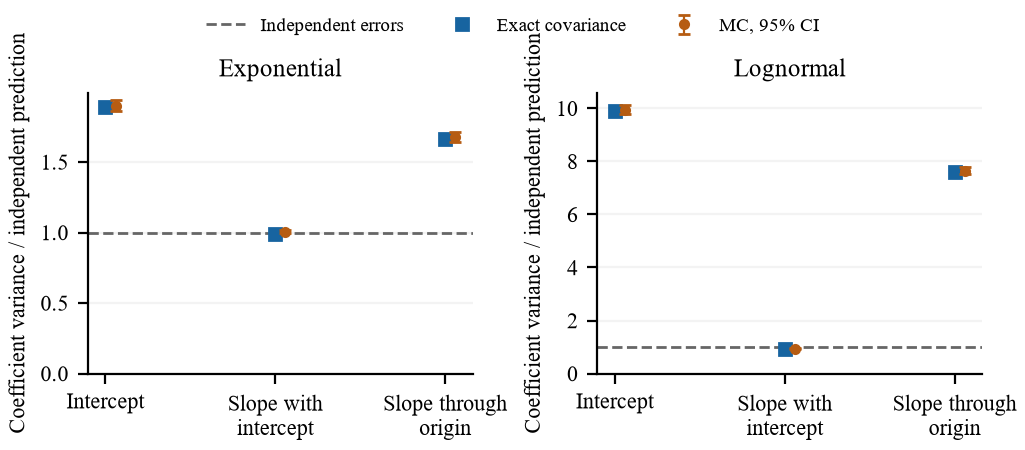

Python code for this plot:
"""Fixed-design least-squares RHS compression: exact BFP error propagation.

Only iid entries of b are quantized.  A is deterministic and unquantized;
coefficient errors are evaluated as A^dagger (Q(b)-b) in binary64.  This is
not a simulation of solver arithmetic, non-iid regression residuals, or MXFP4.
Run: python least_squares_application.py
All configurations and all sampled coefficients are retained.
"""
from pathlib import Path
import argparse, csv, hashlib, json, platform, sys, time
import numpy as np
import scipy
import matplotlib
matplotlib.use("Agg")
import matplotlib.pyplot as plt
import run_revision as core

OUT = Path(__file__).resolve().parent
N = 128
LM = 2
LAWS = ("exponential", "lognormal")
COORDINATES = ("intercept", "centered_slope", "through_origin_slope")
LABELS = ("Intercept", "Slope with intercept", "Slope through origin")
PRECISIONS = (2, 3, 4, 5)
RMS_TOLERANCE = .10


def sha(path):
    return hashlib.sha256(path.read_bytes()).hexdigest()


def write_csv(path, rows):
    with path.open("w", newline="", encoding="utf-8") as f:
        writer = csv.DictWriter(f, fieldnames=list(rows[0]))
        writer.writeheader()
        writer.writerows(rows)


def read_saved_csv(name):
    with (OUT/name).open(newline="", encoding="utf-8") as f:
        rows = list(csv.DictReader(f))
    for row in rows:
        for key, value in row.items():
            if value in ("True", "False"):
                row[key] = value == "True"
            elif value == "":
                row[key] = None
            elif key in ("n", "L", "blocks", "selected_L"):
                row[key] = int(value)
            else:
                try:
                    row[key] = float(value)
                except ValueError:
                    pass
    return rows


def designs():
    t = np.linspace(0., 1., N)
    z = t - .5
    a = np.column_stack((np.ones(N), z))
    q, r = np.linalg.qr(a, mode="reduced")
    inverse = np.linalg.solve(r, q.T)
    ao = t[:, None]
    qo, ro = np.linalg.qr(ao, mode="reduced")
    origin = np.linalg.solve(ro, qo.T)
    weights = np.vstack((inverse, origin))
    # Independent identities verify the fixed QR operator.
    analytic = np.vstack((np.ones(N)/N, z/(z@z), t/(t@t)))
    if not np.allclose(weights, analytic, atol=2e-16, rtol=3e-14):
        raise RuntimeError("QR operator differs from analytic design")
    g = weights @ np.ones(N)
    if not np.allclose(g[:2], [1., 0.], atol=2e-15):
        raise RuntimeError("constant-direction geometry check failed")
    return t, weights, g


def statistics(samples):
    return {"mean": samples.mean(0), "variance": samples.var(0, ddof=1),
            "mse": np.mean(samples*samples, axis=0),
            "covariance": np.cov(samples, rowvar=False, ddof=1)}


def bootstrap(samples, law, replicates):
    generator = core.rng_for("least_squares", "bootstrap", law)
    values = {k: [] for k in statistics(samples)}
    for _ in range(replicates):
        x = samples[generator.integers(len(samples), size=len(samples))]
        for key, value in statistics(x).items():
            values[key].append(value)
    return {k: np.percentile(v, [2.5, 97.5], axis=0) for k, v in values.items()}


def figure(rows):
    plt.rcParams.update({"font.family": "serif", "font.serif": ["Times New Roman"],
                         "mathtext.fontset": "stix", "font.size": 8,
                         "axes.labelsize": 8, "axes.titlesize": 9,
                         "legend.fontsize": 7, "pdf.fonttype": 42,
                         "ps.fonttype": 42, "axes.spines.top": False,
                         "axes.spines.right": False})
    fig, axes = plt.subplots(1, 2, figsize=(5.125, 2.25), constrained_layout=True)
    for ax, law in zip(axes, LAWS):
        rr = [r for r in rows if r["distribution"] == law]
        x = np.arange(len(rr))
        pred = np.array([r["exact_variance_ratio"] for r in rr])
        obs = np.array([r["mc_variance_ratio"] for r in rr])
        lo = np.array([r["mc_variance_ratio_low"] for r in rr])
        hi = np.array([r["mc_variance_ratio_high"] for r in rr])
        ax.axhline(1., color="#666666", ls="--", lw=1., label="Independent errors")
        ax.plot(x, pred, "s", ms=4, color="#1764a0", label="Exact covariance")
        ax.errorbar(x+.06, obs, yerr=[obs-lo, hi-obs], fmt="o", ms=3,
                    lw=.8, capsize=2, color="#b65c12", label="MC, 95% CI")
        ax.set_xticks(x, ["Intercept", "Slope with\nintercept", "Slope through\norigin"])
        ax.set_title(core.NAMES[law])
        ax.set_ylabel("Coefficient variance / independent prediction")
        ax.grid(axis="y", alpha=.15)
        ax.set_ylim(bottom=0)
    handles, labels = axes[0].get_legend_handles_labels()
    fig.legend(handles, labels, loc="outside upper center", ncol=3, frameon=False)
    fig.savefig(OUT/"least_squares_application.pdf")
    fig.savefig(OUT/"least_squares_application.png", dpi=200)
    plt.close(fig)


def precision_figure(rows):
    fig, axes = plt.subplots(1, 2, figsize=(5.125, 2.35), constrained_layout=True)
    for ax, law in zip(axes, LAWS):
        rr = [r for r in rows if r["distribution"] == law]
        precisions = np.array([r["L"] for r in rr])
        for method, color, linestyle, label in (
            ("exact", "#1764a0", "-", "Exact covariance and bias"),
            ("independent", "#b65c12", "--", "Independent, exact bias"),
            ("uniform", "#28824d", ":", "Independent uniform cell")):
            ax.plot(precisions, [r[method+"_rms"] for r in rr], color=color,
                    ls=linestyle, lw=1.1, label=label)
        observed = np.array([r["mc_rms"] for r in rr])
        low = np.array([r["mc_rms_low"] for r in rr])
        high = np.array([r["mc_rms_high"] for r in rr])
        ax.errorbar(precisions, observed, yerr=[observed-low, high-observed],
                    fmt="o", ms=3, color="#333333", lw=.7, capsize=2,
                    label="MC, 95% CI")
        ax.axhline(RMS_TOLERANCE, color="#777777", ls="-.", lw=.9,
                   label="Illustrative tolerance")
        ax.set_yscale("log")
        ax.set_xticks(PRECISIONS)
        ax.set_xlabel("Grid precision $L$")
        ax.set_ylabel("Intercept compression RMS")
        ax.set_title(core.NAMES[law])
        ax.grid(alpha=.12)
    handles, labels = axes[0].get_legend_handles_labels()
    fig.legend(handles, labels, loc="outside upper center", ncol=2,
               frameon=False, fontsize=7)
    fig.savefig(OUT/"least_squares_precision.pdf")
    fig.savefig(OUT/"least_squares_precision.png", dpi=200)
    plt.close(fig)


def write_section(rows, precision_rows, decisions, replicates):
    table = []
    for law in LAWS:
        for row in (r for r in precision_rows if r["distribution"] == law):
            table.append("{} & {} & {:.4f} & {:.4f} & {:.4f} & [{:.4f}, {:.4f}] \\\\".format(
                "Exp(1)" if law == "exponential" else "Lognormal", row["L"],
                row["exact_rms"], row["independent_rms"], row["uniform_rms"],
                row["mc_rms_low"], row["mc_rms_high"]))
    section = r"""\subsection{Fixed-design least squares with a quantized right-hand side}
\label{sec:revision-ls}
The covariance formula also predicts errors in coefficients of a prescribed
linear approximation. Let $A\in\mathbb R^{n\times p}$ be deterministic and
have full column rank, and let $b_i$ be i.i.d. observations. Define
$\theta=A^\dagger b$ and $\widetilde\theta=A^\dagger Q(b)$, where the
right-hand side is quantized as one block and
$A^\dagger=(A^TA)^{-1}A^T$. These are projections of the same observations;
we measure the additional coefficient error due to data compression.

\begin{corollary}[Coefficient error and the constant direction]
\label{cor:revision-ls}
Put $g=A^\dagger\mathbf1$ and $\delta\theta=\widetilde\theta-\theta$. Then
\begin{align}
 \mathbb E[\delta\theta]&=\mu g,\qquad
 \operatorname{Cov}(\delta\theta)
 =(v-\kappa)(A^TA)^{-1}+\kappa gg^T,\label{eq:revision-ls-cov}\\
 \mathbb E[\|\delta\theta\|_2^2]
 &=(v-\kappa)\operatorname{tr}((A^TA)^{-1})
       +(\kappa+\mu^2)\|g\|_2^2.\label{eq:revision-ls-mse}
\end{align}
If $A=[\mathbf1,Z]$ has full column rank, then $g=(1,0,\ldots,0)^T$.
If instead $A^T\mathbf1=0$, then $g=0$.
\end{corollary}
\begin{proof}
Since $\delta\theta=A^\dagger e$, multiply
\eqref{eq:revision-spectrum} on both sides by $A^\dagger$ and its transpose,
and use $A^\dagger(A^\dagger)^T=(A^TA)^{-1}$. The second identity is the
trace of the covariance plus the squared mean. For the stated designs,
$A(1,0,\ldots,0)^T=\mathbf1$ or $A^T\mathbf1=0$, respectively.
\end{proof}

Thus the inverse Gram matrix controls ordinary geometric amplification,
while $g$ determines how the shared component and bias enter the fitted
coefficients. An intercept confines this component to the intercept
coefficient; omitting the intercept can transmit it to a slope. The centered
slope still has variance proportional to $v-\kappa$, rather than $v$.

We use $n=128$ and $t_i=(i-1)/(n-1)$. The first design fits
$\alpha+\beta(t_i-1/2)$, and the second fits $\gamma t_i$ through the
origin. Inputs are either $\operatorname{Exp}(1)$ or
$\exp(N(0,1))$; there is no deterministic trend added to these i.i.d.
right-hand sides. Each law uses $__BLOCKS__$ independent blocks and $__BOOT__$
block bootstrap replicates. At $L=__L__$, the intercept biases are $__EXPBIAS__$
and $__LNBIAS__$, respectively. For lognormal inputs, retaining the exact
marginal $\mu,v$ but setting $\kappa=0$ underpredicts the intercept and
through-origin slope variances by factors $__LNINTERCEPT__$ and $__LNORIGIN__$,
while overpredicting the centered slope variance by $__LNSLOPEPERCENT__\%$.
The mean, variance, and mean-square-error intervals cover $__MEANCOV__$,
$__VARCOV__$, and $__MSECOV__$ of $__COUNT__$ predictions, respectively.
__MISSES__ Full coefficient results are in the package.

For an accuracy decision, $\alpha=\overline b$ has predicted mean-square
compression error
$[v+(n-1)\kappa]/n+\mu^2$. Table~\ref{tab:revision-ls} uses the same
input blocks at $L=__PRECISIONS__$. Besides the bias-aware independent baseline
$v/n+\mu^2$, it reports the classical independent, zero-mean uniform-cell
prediction $\mathbb E[s^2]/(12n)$. We choose an illustrative RMS tolerance
$__TOLERANCE__$ after inspecting the initial experiment; this is a transparent
design example, not a preregistered threshold or a precision optimizer.

\begin{table}[tb]
\centering
\caption{RMS compression error in the fitted intercept $\alpha$.
``Ind.'' retains the exact bias and marginal variance but drops pair
covariance; ``Unif.'' assumes independent, zero-mean uniform-cell errors.
The last column gives $95\%$ block bootstrap intervals for the measured
RMS. All tested precisions are retained.}
\label{tab:revision-ls}
\begingroup\footnotesize\setlength{\tabcolsep}{3pt}
\begin{tabular}{llrrrr}
\toprule
Law & $L$ & Exact & Ind. & Unif. & MC RMS interval\\
\midrule
__TABLE__
\bottomrule
\end{tabular}\endgroup
\end{table}

For lognormal inputs, among the tested precisions, the exact prediction
selects $L=__LNEXACTL__$, whereas the bias-aware independent model selects
$L=__LNINDL__$ and the uniform-cell model selects $L=__LNUNIFL__$.
__DECISION_VALIDATION__ For exponential inputs all three models select
$L=__EXPL__$; the measured RMS at this precision is $__EXPMC__$.
At fixed block length, increasing
$L$ by one increases a sufficient signed integer coefficient width by
one bit while preserving one shared exponent; this is a model-level
storage tradeoff, not a hardware format comparison. Only the right-hand
side is quantized. The designs are fixed and their QR pseudoinverses are
applied to the residual in binary64, isolating input compression from
subsequent solver arithmetic and from non-i.i.d. regression models.
"""
    section = section.replace("__TABLE__", "\n".join(table))
    def coordinate(law, name):
        return next(r for r in rows if r["distribution"] == law and r["coordinate"] == name)
    def decision(law, method):
        return next(d for d in decisions if d["distribution"] == law and d["method"] == method)
    missed = [r for r in rows if not r["exact_variance_in_ci"]]
    coef_labels = {"intercept": "intercept", "centered_slope": "centered slope",
                   "through_origin_slope": "through-origin slope"}
    if missed:
        miss_details = []
        for r in missed:
            miss_details.append("{} {} (exact ratio ${:.6f}$, interval $[{:.6f},{:.6f}]$)".format(
                core.NAMES[r["distribution"]], coef_labels[r["coordinate"]],
                r["exact_variance_ratio"], r["mc_variance_ratio_low"], r["mc_variance_ratio_high"]))
        miss_text = "The retained variance-interval misses are: "+"; ".join(miss_details)+"."
    else:
        miss_text = "Every coefficient variance interval covers its population prediction."
    ld = [decision("lognormal", method) for method in ("exact", "independent", "uniform")]
    validation = []
    for d, label in zip(ld, ("exact", "bias-aware independent", "uniform-cell")):
        outcome = "meets" if d["mc_meets_tolerance_at_selected"] else "fails"
        validation.append("the {} selection {} the tolerance (measured RMS ${:.5f}$)".format(
            label, outcome, d["mc_rms_at_selected"]))
    replacements = {
        "__N__": str(N), "__L__": str(LM),
        "__BLOCKS__": f"{rows[0]['blocks']:,}".replace(",", r"\,"), "__BOOT__": str(replicates),
        "__EXPBIAS__": f"{coordinate('exponential','intercept')['exact_mean']:.5f}",
        "__LNBIAS__": f"{coordinate('lognormal','intercept')['exact_mean']:.5f}",
        "__LNINTERCEPT__": f"{coordinate('lognormal','intercept')['exact_variance_ratio']:.2f}",
        "__LNORIGIN__": f"{coordinate('lognormal','through_origin_slope')['exact_variance_ratio']:.2f}",
        "__LNSLOPEPERCENT__": f"{100*(1/coordinate('lognormal','centered_slope')['exact_variance_ratio']-1):.1f}",
        "__MEANCOV__": str(sum(r["exact_mean_in_ci"] for r in rows)),
        "__VARCOV__": str(sum(r["exact_variance_in_ci"] for r in rows)),
        "__MSECOV__": str(sum(r["exact_mse_in_ci"] for r in rows)), "__COUNT__": str(len(rows)),
        "__MISSES__": miss_text, "__PRECISIONS__": ",".join(map(str, PRECISIONS)),
        "__TOLERANCE__": f"{RMS_TOLERANCE:.2f}",
        "__LNEXACTL__": str(ld[0]["selected_L"]), "__LNINDL__": str(ld[1]["selected_L"]),
        "__LNUNIFL__": str(ld[2]["selected_L"]),
        "__DECISION_VALIDATION__": "Monte Carlo shows that "+"; ".join(validation)+".",
        "__EXPL__": str(decision("exponential", "exact")["selected_L"]),
        "__EXPMC__": f"{decision('exponential', 'exact')['mc_rms_at_selected']:.5f}"}
    section = section.replace("$n=128$", "$n=__N__$")
    for key, value in replacements.items():
        section = section.replace(key, value)
    (OUT.parent/"application.tex").write_text(section, encoding="utf-8")


def update_artifacts_from_saved():
    """Rebuild figures/text/hashes from saved result CSVs; never resample."""
    rows = read_saved_csv("least_squares_results.csv")
    precision_rows = read_saved_csv("least_squares_precision.csv")
    decisions = read_saved_csv("least_squares_precision_decisions.csv")
    manifest = json.loads((OUT/"least_squares_manifest.json").read_text(encoding="utf-8"))
    figure(rows)
    precision_figure(precision_rows)
    write_section(rows, precision_rows, decisions, manifest["bootstrap_replicates"])
    manifest["selection_record"][1] = (
        "The initial L=2 coefficient run reused n=128 and L=2 from the existing weighted experiment, with no parameter-grid or random-seed search. A subsequent L=2,3,4,5 accuracy sweep reused exactly the same RHS blocks and retained every precision.")
    manifest["files"] = {name: sha(OUT/name) for name in manifest["files"]}
    manifest["generated_manuscript_section"] = {"../application.tex": sha(OUT.parent/"application.tex")}
    manifest["artifact_rebuild"] = "Generated from saved result CSVs without sampling or bootstrap computation; source dependency hashes for the numerical run are preserved."
    (OUT/"least_squares_manifest.json").write_text(json.dumps(manifest, indent=2)+"\n", encoding="utf-8")
    print("Rebuilt application text, figures, and hashes from saved CSVs; no sampling or bootstrap computation.")


def main():
    parser = argparse.ArgumentParser(description=__doc__)
    parser.add_argument("--blocks", type=int, default=80000)
    parser.add_argument("--bootstrap", type=int, default=400)
    parser.add_argument("--from-saved", action="store_true",
                        help="rebuild manuscript section, figures, and hashes from saved CSVs; no simulation or bootstrap")
    args = parser.parse_args()
    if args.from_saved:
        update_artifacts_from_saved()
        return
    started = time.time()
    t, weights, g = designs()
    gram_inverse = weights @ weights.T
    rows, covrows, precision_rows, decisions = [], [], [], []
    output_files = []
    check_max = 0.
    for law in LAWS:
        model = core.exact_model(law, N, LM)
        mu, v, kappa = model["mean"], model["var"], model["cov"]
        exact_mean = mu*g
        exact_cov = (v-kappa)*gram_inverse + kappa*np.outer(g, g)
        independent_cov = v*gram_inverse
        generator = core.rng_for("least_squares", "input", law, N, LM)
        chunks, exponents, precision_chunks = [], [], []
        batch = max(1, core.CHUNK_ELEMS//N)
        for start in range(0, args.blocks, batch):
            b = core.draw(law, (min(batch, args.blocks-start), N), generator)
            error, step, exponent = core.quantize(b, LM, "rne", generator)
            delta = error @ weights.T
            if start == 0:
                direct = (b[:32]+error[:32]) @ weights.T - b[:32] @ weights.T
                deviation = float(np.max(np.abs(direct-delta[:32])))
                check_max = max(check_max, deviation)
                if deviation > 1e-13:
                    raise RuntimeError("direct fit difference disagrees with residual propagation")
            chunks.append(delta)
            exponents.append(exponent[:, 0])
            sweep = [delta[:, 0]]
            for precision in PRECISIONS[1:]:
                ep, _, _ = core.quantize(b, precision, "rne", generator)
                sweep.append(ep @ weights[0])
            precision_chunks.append(np.column_stack(sweep))
        samples = np.concatenate(chunks)
        exponents = np.concatenate(exponents)
        point = statistics(samples)
        interval = bootstrap(samples, law, args.bootstrap)
        raw_name = f"least_squares_samples_{law}.csv"
        np.savetxt(OUT/raw_name, np.column_stack((exponents, samples)),
                   delimiter=",", header="K,intercept,centered_slope,through_origin_slope",
                   comments="", fmt=["%d", "%.17g", "%.17g", "%.17g"])
        output_files.append(raw_name)
        precision_samples = np.concatenate(precision_chunks)
        precision_point = statistics(precision_samples)
        precision_interval = bootstrap(precision_samples, "precision_"+law, args.bootstrap)
        raw_precision_name = f"least_squares_precision_samples_{law}.csv"
        np.savetxt(OUT/raw_precision_name, precision_samples, delimiter=",",
                   header="intercept_L2,intercept_L3,intercept_L4,intercept_L5",
                   comments="", fmt="%.17g")
        output_files.append(raw_precision_name)
        for j, precision in enumerate(PRECISIONS):
            pm = core.exact_model(law, N, precision)
            exact_mse = pm["mse_sum"]/N**2
            independent_mse = pm["var"]/N+pm["mean"]**2
            uniform_mse = pm["var"]/(N*pm["variance_ratio"])
            prow = dict(distribution=law, n=N, L=precision, blocks=args.blocks,
                        error_mean=pm["mean"], error_variance=pm["var"],
                        error_pair_covariance=pm["cov"],
                        expected_step_squared=12*pm["var"]/pm["variance_ratio"],
                        exact_mse=exact_mse, independent_mse=independent_mse,
                        uniform_mse=uniform_mse, exact_rms=float(np.sqrt(exact_mse)),
                        independent_rms=float(np.sqrt(independent_mse)),
                        uniform_rms=float(np.sqrt(uniform_mse)),
                        mc_mse=float(precision_point["mse"][j]),
                        mc_mse_low=float(precision_interval["mse"][0, j]),
                        mc_mse_high=float(precision_interval["mse"][1, j]),
                        mc_rms=float(np.sqrt(precision_point["mse"][j])),
                        mc_rms_low=float(np.sqrt(precision_interval["mse"][0, j])),
                        mc_rms_high=float(np.sqrt(precision_interval["mse"][1, j])),
                        rms_tolerance=RMS_TOLERANCE)
            for method in ("exact", "independent", "uniform", "mc"):
                prow[method+"_passes"] = prow[method+"_rms"] <= RMS_TOLERANCE
            precision_rows.append(prow)
        for method in ("exact", "independent", "uniform", "mc"):
            candidates = [r for r in precision_rows if r["distribution"] == law and r[method+"_passes"]]
            selected = min(r["L"] for r in candidates) if candidates else None
            at_selected = next((r for r in candidates if r["L"] == selected), None)
            decisions.append(dict(distribution=law, method=method, tolerance=RMS_TOLERANCE,
                                  selected_L=selected,
                                  mc_rms_at_selected=None if at_selected is None else at_selected["mc_rms"],
                                  mc_rms_high_at_selected=None if at_selected is None else at_selected["mc_rms_high"],
                                  mc_meets_tolerance_at_selected=None if at_selected is None else at_selected["mc_passes"]))
        for j, coordinate in enumerate(COORDINATES):
            baseline = float(independent_cov[j, j])
            row = dict(distribution=law, n=N, L=LM, coordinate=coordinate,
                       blocks=args.blocks, weight_sum=float(g[j]),
                       weight_norm_squared=float(gram_inverse[j, j]),
                       error_mean=mu, error_variance=v, error_pair_covariance=kappa,
                       exact_mean=float(exact_mean[j]),
                       exact_variance=float(exact_cov[j, j]),
                       independent_variance=baseline,
                       exact_mse=float(exact_cov[j, j]+exact_mean[j]**2),
                       independent_mse=float(baseline+exact_mean[j]**2),
                       exact_variance_ratio=float(exact_cov[j, j]/baseline))
            for key in ("mean", "variance", "mse"):
                row["mc_"+key] = float(point[key][j])
                row["mc_"+key+"_low"] = float(interval[key][0, j])
                row["mc_"+key+"_high"] = float(interval[key][1, j])
            for suffix in ("", "_low", "_high"):
                row["mc_variance_ratio"+suffix] = row["mc_variance"+suffix]/baseline
            row["exact_mean_in_ci"] = row["mc_mean_low"] <= row["exact_mean"] <= row["mc_mean_high"]
            row["exact_variance_in_ci"] = row["mc_variance_low"] <= row["exact_variance"] <= row["mc_variance_high"]
            row["exact_mse_in_ci"] = row["mc_mse_low"] <= row["exact_mse"] <= row["mc_mse_high"]
            rows.append(row)
        for j in range(3):
            for k in range(j+1, 3):
                covrows.append(dict(distribution=law, coordinate_1=COORDINATES[j],
                                    coordinate_2=COORDINATES[k],
                                    exact_covariance=float(exact_cov[j, k]),
                                    independent_covariance=float(independent_cov[j, k]),
                                    mc_covariance=float(point["covariance"][j, k]),
                                    mc_covariance_low=float(interval["covariance"][0, j, k]),
                                    mc_covariance_high=float(interval["covariance"][1, j, k])))
    write_csv(OUT/"least_squares_results.csv", rows)
    write_csv(OUT/"least_squares_covariance.csv", covrows)
    write_csv(OUT/"least_squares_precision.csv", precision_rows)
    write_csv(OUT/"least_squares_precision_decisions.csv", decisions)
    figure(rows)
    precision_figure(precision_rows)
    write_section(rows, precision_rows, decisions, args.bootstrap)
    output_files += ["least_squares_results.csv", "least_squares_covariance.csv",
                     "least_squares_application.pdf", "least_squares_application.png",
                     "least_squares_precision.csv", "least_squares_precision_decisions.csv",
                     "least_squares_precision.pdf", "least_squares_precision.png"]
    manifest = dict(master_seed=core.MASTER_SEED,
                    rng="NumPy PCG64; SeedSequence with SHA256 labels, inherited rng_for",
                    date="2026-10-10 Asia/Shanghai", n=N, L=LM,
                    laws={"exponential": "Exp(1)", "lognormal": "exp(N(0,1))"},
                    blocks_per_law=args.blocks, bootstrap_replicates=args.bootstrap,
                    confidence_level=.95, bootstrap_unit="independent complete RHS blocks",
                    design="t_i=i/(n-1), i=0,...,n-1; A=[1,t-1/2] and A_origin=t",
                    quantizer="RNE ties-to-even; step=2^(floor(log2 max|b_i|)-L); uniform unsaturated grid",
                    scope="iid RHS compression; deterministic unquantized design; binary64 application of a fixed QR pseudoinverse; solver arithmetic excluded; not MXFP4",
                    baseline="same exact marginal mean and variance, kappa=0",
                    selection_record=[
                        "Two laws chosen from the existing grid before generating application samples: exponential (memoryless control C=0) and lognormal (C nonzero).",
                        "The initial L=2 coefficient run reused n=128 and L=2 from the existing weighted experiment, with no parameter-grid or random-seed search. A subsequent L=2,3,4,5 accuracy sweep reused exactly the same RHS blocks and retained every precision.",
                        "Inspected only analytic population moments to verify the prescribed designs' constant-direction geometry and effect sizes.",
                        "All two laws and all three coefficient coordinates are retained, including every missed confidence interval; seed and labeled streams are fixed."],
                    precision_sweep=dict(precisions=list(PRECISIONS),
                                         tolerance=RMS_TOLERANCE,
                                         observation_stream="exactly the same RHS blocks as the original L=2 application run; input label retains L=2",
                                         purpose="illustrative accuracy decision, not an optimization algorithm",
                                         threshold_provenance="chosen after the initial coefficient experiment and analytic inspection, not preregistered; every tested L is retained",
                                         decisions=decisions),
                    design_weight_sums=g.tolist(),
                    direct_fit_difference_check_max=check_max,
                    exact_mean_ci_coverage=sum(r["exact_mean_in_ci"] for r in rows),
                    exact_variance_ci_coverage=sum(r["exact_variance_in_ci"] for r in rows),
                    exact_mse_ci_coverage=sum(r["exact_mse_in_ci"] for r in rows),
                    configurations=len(rows), duration_seconds=time.time()-started,
                    python=sys.version, numpy=np.__version__, scipy=scipy.__version__,
                    matplotlib=matplotlib.__version__, platform=platform.platform(),
                    source_dependencies={"run_revision.py": sha(OUT/"run_revision.py")},
                    files={name: sha(OUT/name) for name in output_files+[Path(__file__).name]})
    manifest["generated_manuscript_section"] = {"../application.tex": sha(OUT.parent/"application.tex")}
    (OUT/"least_squares_manifest.json").write_text(json.dumps(manifest, indent=2)+"\n", encoding="utf-8")
    for row in rows:
        print(row["distribution"], row["coordinate"],
              "bias", row["exact_mean"], "MC", row["mc_mean"],
              "variance ratio", row["exact_variance_ratio"],
              "CI", [row["mc_variance_ratio_low"], row["mc_variance_ratio_high"]])
    print("coverage mean/variance/mse:", manifest["exact_mean_ci_coverage"],
          manifest["exact_variance_ci_coverage"], manifest["exact_mse_ci_coverage"],
          "of", len(rows), "; seconds:", manifest["duration_seconds"])


if __name__ == "__main__":
    main()
